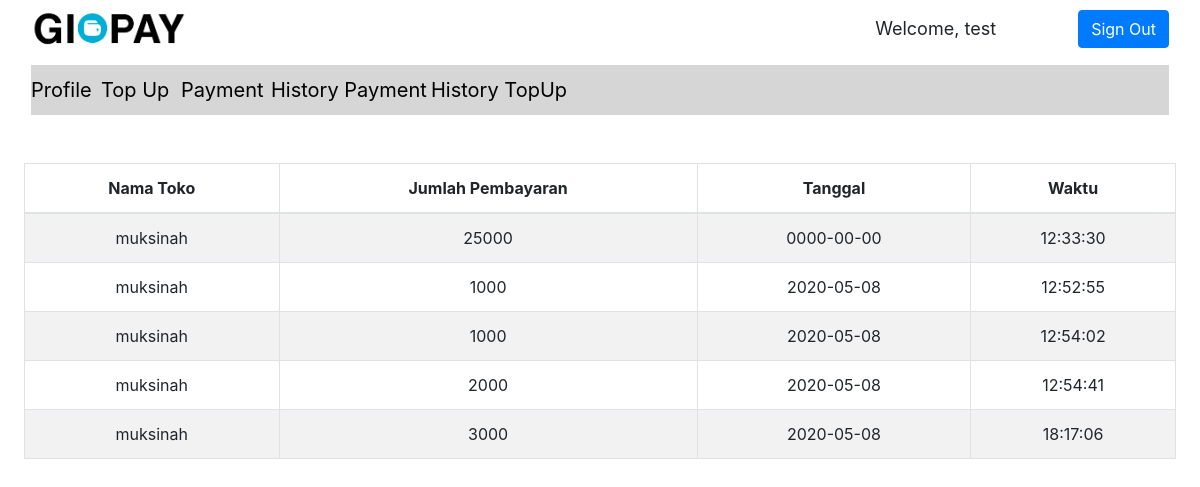
The page /hispayPub.php (signed in) on the database as committed earlier.
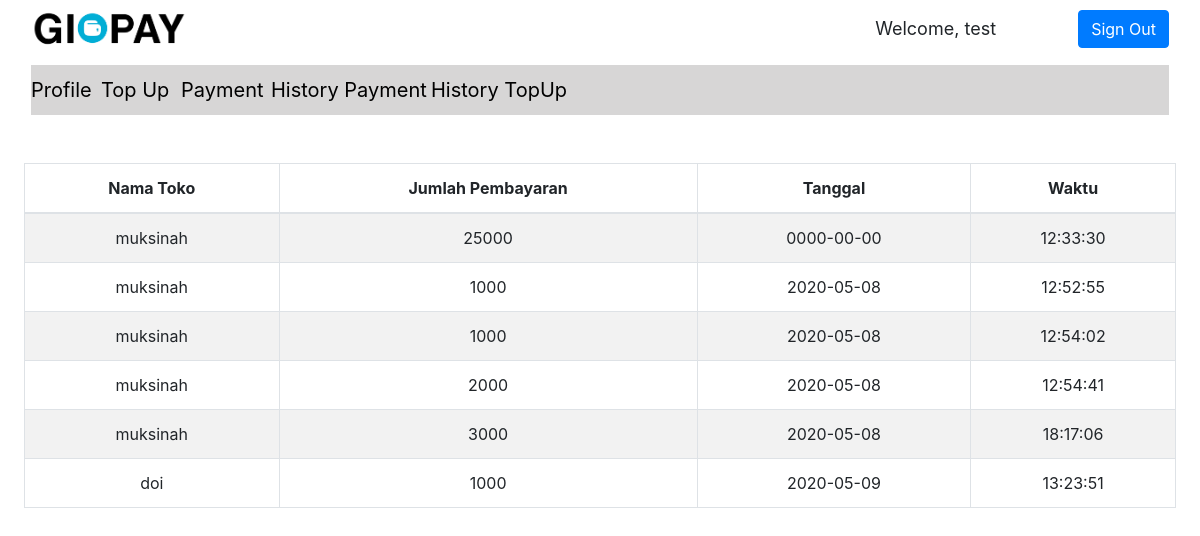
The same page on the database as committed later.
### tables this page shows
CREATE TABLE `historytransaksi` (
  `idUser` int(11) NOT NULL,
  `idToko` int(11) NOT NULL,
  `jumlah` float NOT NULL,
  `tanggal` date NOT NULL,
  `waktu` time NOT NULL
);

CREATE TABLE `pemiliktoko` (
  `idUser` int(11) NOT NULL,
  `username` varchar(15) NOT NULL,
  `password` varchar(15) NOT NULL,
  `nama` varchar(50) NOT NULL,
  `namaToko` varchar(50) NOT NULL,
  `alamatToko` varchar(150) NOT NULL,
  `email` varchar(50) NOT NULL,
  `noHp` int(12) NOT NULL,
  `saldo` float NOT NULL
);

### server.php (called while the page is built, shortened)
<?php
    require_once "mysqlDB.php";
function getTrans($uname){
    $db = new MySQLDB('localhost', 'root', '', 'gipay');
    $username = $uname;
    $username = $db->escapeString($username);
    $query = "SELECT idUser FROM penggunapublik WHERE username=";
    $query .= "'".$username."'";
    $query_result = $db->executeSelectQuery($query);
    $idUser = $query_result[0][0];
    $query2 = "SELECT namaToko, jumlah, tanggal, waktu FROM historytransaksi INNER JOIN pemiliktoko ON historytransaksi.idToko = pemiliktoko.idUser WHERE historytransaksi.idUser = $idUser";
    $res = $db->executeSelectQuery($query2);
    return $res;
}
?>

### mysqlDB.php (called while the page is built, shortened)
<?php
class MySQLDB{
	protected $servername;
	protected $username;
	protected $password;
	protected $dbname;
	protected $db_connection;
	public function __construct($servername,$username,$password,$dbname){
		$this->servername=$servername;
		$this->username=$username;
		$this->password=$password;
		$this->dbname=$dbname;
	}
	public function openConnection(){
		$this->db_connection=new mysqli($this->servername,$this->username,$this->password,$this->dbname);
	}
	public function executeSelectQuery($sql){
		$query_result=$this->db_connection->query($sql);
		$result=[];
		if($query_result!=[]){
			if($query_result->num_rows > 0){
				while ($row=$query_result->fetch_row()) {
					$result[] = $row;
				}
			}
		}
		return $result;
	}
	public function escapeString($input){
		$res = $this->db_connection->real_escape_string($input);
		return $res;
	}
}
?>

### hispayPub.php (the view, shortened to what this page needs)
<?php
    include "server.php";
?>
<!DOCTYPE html>
<html>
<head>
    <link rel="stylesheet" href="assets/bootstrap/css/bootstrap.min.css">
    <link rel="stylesheet" href="assets/css/Data-Table-1.css">
    <link rel="stylesheet" href="assets/css/Data-Table.css">
    <link rel="stylesheet" href="assets/css/Header-Blue.css">
    <link rel="stylesheet" href="https://cdn.datatables.net/1.10.15/css/dataTables.bootstrap.min.css">
    <link rel="stylesheet" href="assets/css/Google-Style-Login.css">
    <link rel="stylesheet" href="assets/css/LinkedIn-like-Profile-Box.css">
    <link rel="stylesheet" href="assets/css/Pretty-Registration-Form.css">
    <link rel="stylesheet" href="assets/css/styles.css">
    <link rel="stylesheet" href="assets/css/Table-With-Search-1.css">
    <link rel="stylesheet" href="assets/css/Table-With-Search.css">
    <link rel="stylesheet" href="assets/css/Team-Boxed.css">
</head>
<body>
    <nav class="navbar navbar-light navbar-expand-md" style="background-color: #ffffff;">
        <div class="container-fluid"><img src="assets/img/Gipay.png" style="height: 40px;">
            <input class="form-control-plaintext" type="text" value="Welcome, <?php echo $_SESSION['username']; ?>" readonly="" style="width: 205px;font-size: 18px;"><a href="hispayPub.php?logout='1'" class="btn btn-primary" role="button">Sign Out</a></div>
    </nav>
    <nav class="navbar navbar-light navbar-expand-md">
        <div class="container-fluid"><button data-toggle="collapse" class="navbar-toggler" data-target="#navcol-2"><span class="sr-only">Toggle navigation</span><span class="navbar-toggler-icon"></span></button>
            <div class="collapse navbar-collapse" id="navcol-2" style="background-color: #d7d6d6;font-size: 20px;height: 50px;color: rgb(0,0,0);">
                <a href="profPub.php" style="color: rgb(0,0,0);width: 70px;">Profile</a><a href="topupPub.php" style="color: rgb(0,0,0);width: 80px;">Top Up</a><a href="payPub.php" style="color: rgb(0,0,0);width: 90px;">Payment</a><a href="hispayPub.php"
                    style="color: rgb(0,0,0);width: 160px;">History Payment</a><a href="histopPub.php" style="color: rgb(0,0,0);">History TopUp</a></div>
        </div>
    </nav>
    <div>
        <div class="container">
            <div class="row">
                <div class="col-md-12" style="height: 40px;background-color: #ffffff;"></div>
            </div>
        </div>
    </div><table id="example" class="table table-striped table-bordered" cellspacing="0" width="100px">
        <thead>
            <tr>
                <th style="text-align:center;">Nama Toko</th>
                <th style="text-align:center;">Jumlah Pembayaran</th>
                <th style="text-align:center;">Tanggal</th>
                <th style="text-align:center;">Waktu</th>
            </tr>
        </thead>
        <tbody>
            <?php
            $username = $_SESSION['username'];
            $result = getTrans($username);
            foreach($result as $row) {
                echo '<tr>';
                foreach($row as $cell){
                    echo('<td>' . $cell . '</td>');
                }
                echo '</tr>';
			}
            ?>
        </tbody>
    </table>
</body>
</html>

### assets/css/Data-Table-1.css (style rules this page uses)
#example { margin-bottom: 0; }

### assets/css/Data-Table.css (style rules this page uses)
#example { margin-bottom: 0; }
#example { width: 96%; text-align: center; margin: auto; }

### assets/css/styles.css (style rules this page uses)
.col-md-12 { text-align: center; }

Rows that differ between the two databases and show on the page:
added historytransaksi: idToko.namaToko "doi", jumlah "1000", tanggal "2020-05-09", waktu "13:23:51"
